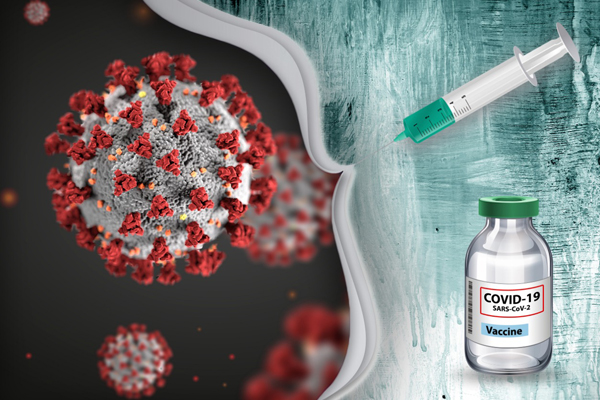
#> input picture opencv_image_basic/data/3.jpg, 600 x 400 px
$ jupyter execute opencv_image_basic.ipynb   (shell and % lines are left out)
#> lines starting #> are read from the running program, lines starting #| are printed output that depends on the picture
[cell 1]
import matplotlib.pyplot as plt

[cell 2]
import cv2

[cell 3]
#Let Read the image file using OpenCV object i.e cv2
img = cv2.imread('data/3.jpg')
#> img is the input picture: shape (400, 600, 3); mean B, G, R 118.1, 118.9, 118.7

[cell 4]
type(img)

[cell 5]
plt.imshow(img)
# because cv2 using BGR pattern

[cell 6]
fixed_img = cv2.cvtColor(img,cv2.COLOR_BGR2RGB)

[cell 7]
plt.imshow(fixed_img)

[cell 8]
fixed_img.shape
#> Out = (400, 600, 3)

[cell 9]
img_gray = cv2.imread('data/3.jpg', cv2.IMREAD_GRAYSCALE)
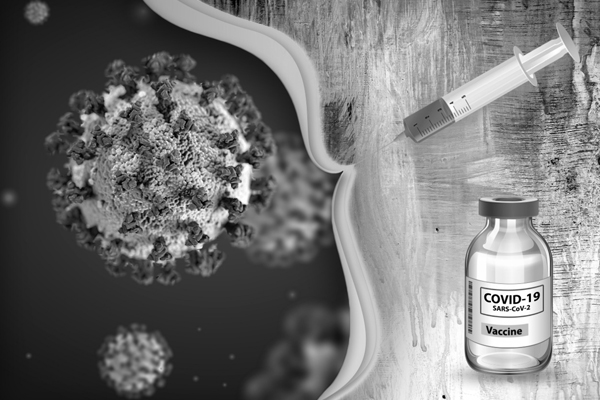
#> img_gray: shape (400, 600); min 0, max 255, mean 118.8

[cell 10]
fixed_img_gray = cv2.cvtColor(img_gray,cv2.COLOR_BGR2RGB)
plt.imshow(fixed_img_gray)

[cell 11]
plt.imshow(fixed_img,cmap='gray')

[cell 12]
img_resized = cv2.resize(fixed_img,(200,150))
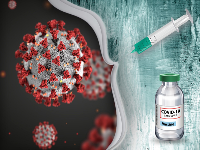
#> img_resized: shape (150, 200, 3); mean R, G, B 118.7, 119, 118.2
plt.imshow(img_resized)

[cell 13]
new_img = cv2.flip(fixed_img,0) # 0 will fill at x-axis and 1 will filp at y-axis
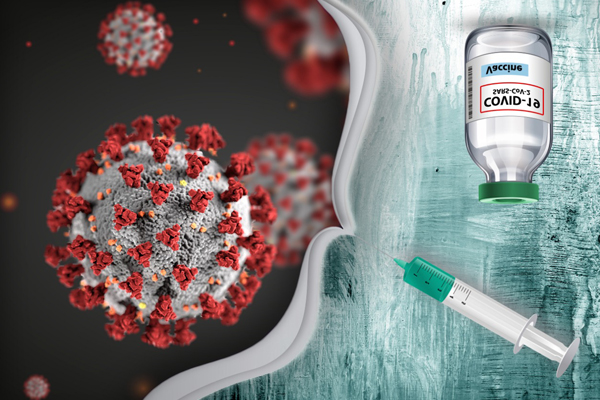
#> new_img: shape (400, 600, 3); mean R, G, B 118.7, 118.9, 118.1
plt.imshow(new_img)

$ run again, with opencv_image_basic/data/9.jpg copied over opencv_image_basic/data/3.jpg
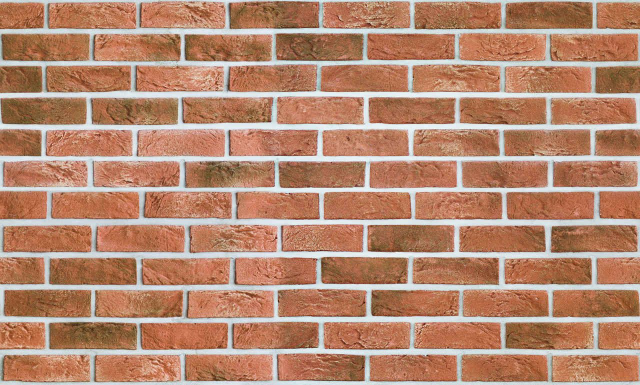
#> input picture opencv_image_basic/data/9.jpg, 1280 x 769 px (shown at 1/2 size)
#> img is the input picture: shape (769, 1280, 3); mean B, G, R 111.3, 135.3, 181.5
#> `img_resized = cv2.resize(fixed_img,(200,150))`:
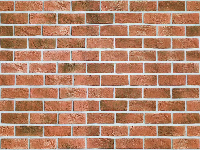
#> img_resized: shape (150, 200, 3); mean R, G, B 181.7, 135.7, 111.7
#> `new_img = cv2.flip(fixed_img,0)`:
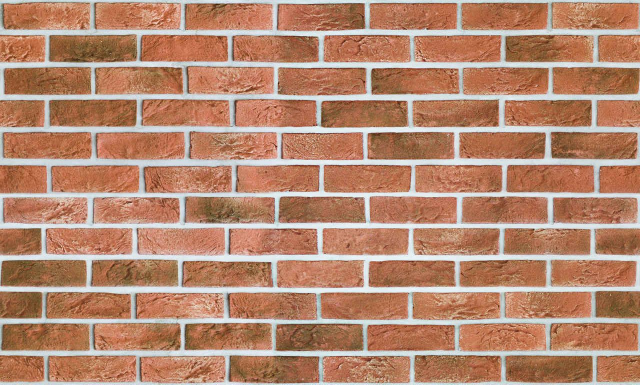
#> new_img: shape (769, 1280, 3) (shown at 1/2 size); mean R, G, B 181.5, 135.3, 111.3
